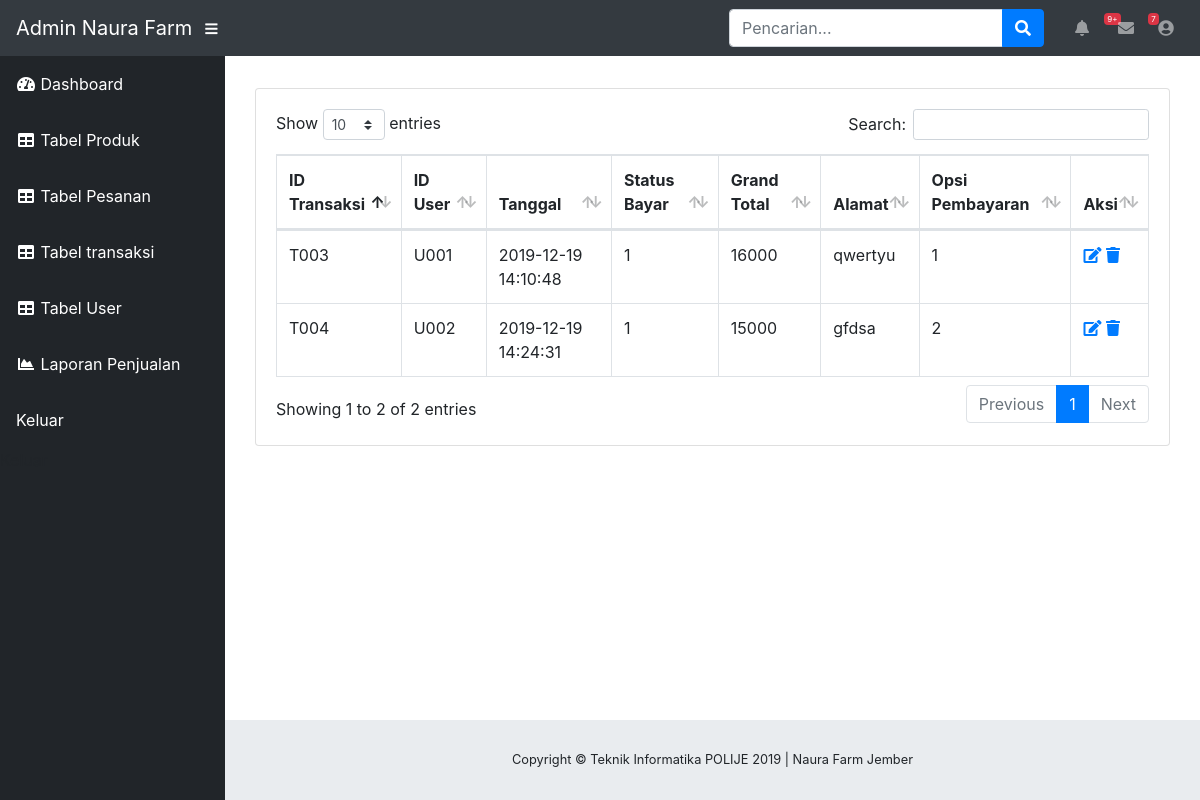
The page /WEB_NF/admin/index.php?page=tabel-transaksi on the database its author committed.
### tables this page shows
CREATE TABLE `transaksi` (
  `ID_TRANSAKSI` varchar(5) NOT NULL,
  `ID_USER` varchar(5) NOT NULL,
  `TANGGAL_TRANSAKSI` datetime DEFAULT NULL,
  `STATUS_BAYAR` int(3) DEFAULT NULL COMMENT '1. Sudah Bayar, 2. Belum Bayar',
  `GRAND_TOTAL` int(11) DEFAULT NULL,
  `ALAMAT_PENGIRIMAN` varchar(100) DEFAULT NULL,
  `OPSI_PEMBAYARAN` int(1) NOT NULL COMMENT '1. Transfer, 2. Cash'
);

### WEB_NF/admin/tabel-transaksi.php (the view, shortened to what this page needs)
<?php
include "koneksi.php";
?>
<!DOCTYPE html>
<html lang="en">
<head>
  <link href="vendor/fontawesome-free/css/all.min.css" rel="stylesheet" type="text/css">
  <link href="vendor/datatables/dataTables.bootstrap4.css" rel="stylesheet">
  <link href="css/sb-admin.css" rel="stylesheet">
</head>
<body id="page-top">
  <div id="wrapper">
    <div id="content-wrapper">
      <div class="container-fluid">
        <div class="card mb-3">
          <div class="card-body">
            <div class="table-responsive">
              <table class="table table-bordered" id="dataTable" width="100%" cellspacing="0">
                <thead>
                  <tr>
                    <th>ID Transaksi</th>
                    <th>ID User</th>
                    <th>Tanggal</th>
                    <th>Status Bayar</th>
                    <th>Grand Total</th>
                    <th>Alamat</th>
                    <th>Opsi Pembayaran</th>
                    <th>Aksi</th>
                  </tr>
                </thead>
                <tbody>
                  <?php
                  $sql = $conn->query("SELECT * FROM transaksi");
                  while ($data = $sql->fetch_assoc()) {
                  ?>
                    <tr>
                      <td><?php echo $data['ID_TRANSAKSI']; ?></td>
                      <td><?php echo $data['ID_USER']; ?></td>
                      <td><?php echo $data['TANGGAL_TRANSAKSI']; ?></td>
                      <td><?php echo $data['STATUS_BAYAR']; ?></td>
                      <td><?php echo $data['GRAND_TOTAL']; ?></td>
                      <td><?php echo $data['ALAMAT_PENGIRIMAN']; ?></td>
                      <td><?php echo $data['OPSI_PEMBAYARAN']; ?></td>
                      <td>
                        <a href="?page=transaksi&aksi=edit-transaksi&id=<?php echo $data['ID_TRANSAKSI']; ?>" class="fas fa-edit"></a>
                        <a onclick="return confirm('Apakah Anda yakin untuk menghapus pesanan?')" href="hapus-transaksi.php?id=<?php echo $data['ID_TRANSAKSI']; ?>" class="fas fa-trash"></a>
                      </td>
                    </tr>
                  <?php   }
                  ?>
                </tbody>
              </table>
            </div>
          </div>
        </div>
      </div>
    </div>
  </div>
</body>
</html>

### rows shown on the page
transaksi: ID_TRANSAKSI "T003", ID_USER "U001", TANGGAL_TRANSAKSI "2019-12-19 14:10:48", STATUS_BAYAR "1", GRAND_TOTAL "16000", ALAMAT_PENGIRIMAN "qwertyu", OPSI_PEMBAYARAN "1"
transaksi: ID_TRANSAKSI "T004", ID_USER "U002", TANGGAL_TRANSAKSI "2019-12-19 14:24:31", STATUS_BAYAR "1", GRAND_TOTAL "15000", ALAMAT_PENGIRIMAN "gfdsa", OPSI_PEMBAYARAN "2"
